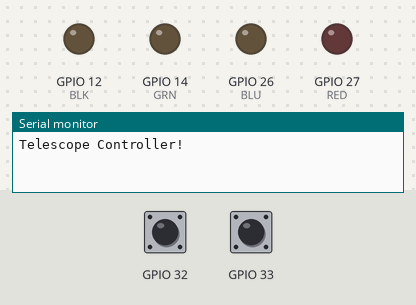
Bench run of a sketch on a simulated ESP32. Parts: output pins drawn as LEDs (lit = HIGH), the last lines printed to the serial monitor. The inputs (shaded band) are chosen by the test bench; at power-on: GPIO 32 HIGH, GPIO 33 HIGH.

Above: at 2.2 s.
2.3 s: GPIO 32 pulled LOW for 0.15 s
At 2.51 s:
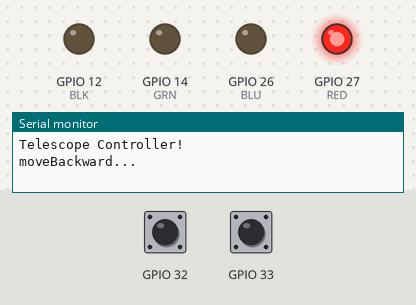
4.1 s: GPIO 33 pulled LOW for 0.15 s
At 4.31 s:
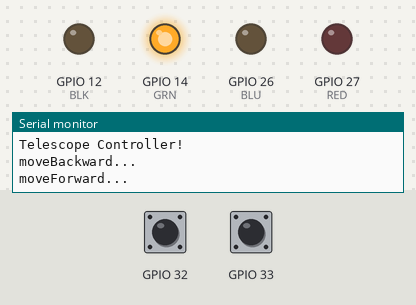
Timing chart, 0 to 7.1 s (numbered marks = the images above; inputs shaded):
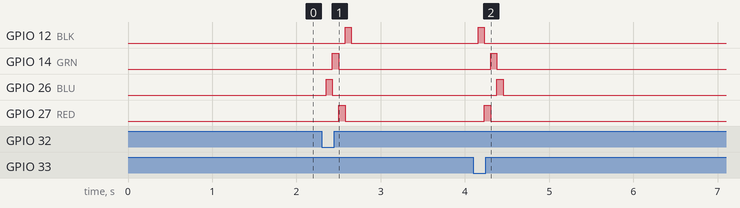

The sketch:

StarTracker.ino
```cpp
// Telescope controller by isseikz(https://github.com/isseikz)
// Project: https://github.com/isseikz/TelescopeController

#define BLK 12
#define GRN 14
#define RED 27
#define BLU 26

#define THRESHOLD 40

#define STEPANGLE 0.9 // [deg/step]

bool isMovingForward  = false;
bool isMovingBackward = false;

int packetCnt;
char packet;
char packets[30];
bool readingSignal = false;

float dps = 3; // [deg/s]
float delayTime = 1000/4 / (dps/STEPANGLE);

void swtMoveForward(){
  isMovingForward = true;
}

void swtMoveBackward(){
  isMovingBackward = true;
}

void changeStepper(int STATE_BLK, int STATE_GRN, int STATE_RED, int STATE_BLU){
  digitalWrite(BLK,STATE_BLK);
  digitalWrite(GRN,STATE_GRN);
  digitalWrite(RED,STATE_RED);
  digitalWrite(BLU,STATE_BLU);
}

void moveForward(){
//  BLK → GRN
//  changeStepper(HIGH, LOW, LOW, LOW);
  digitalWrite(BLK,HIGH);
  digitalWrite(GRN,LOW);
  digitalWrite(RED,LOW);
  digitalWrite(BLU,LOW);
  delay(delayTime);
//  RED → BLU
//  changeStepper(LOW, LOW, HIGH, LOW);
  digitalWrite(BLK,LOW);
  digitalWrite(GRN,LOW);
  digitalWrite(RED,HIGH);
  digitalWrite(BLU,LOW);
  delay(delayTime);
//  GRN → BLK
//  changeStepper(LOW, HIGH, LOW, LOW);
  digitalWrite(BLK,LOW);
  digitalWrite(GRN,HIGH);
  digitalWrite(RED,LOW);
  digitalWrite(BLU,LOW);
  delay(delayTime);
//  BLU → RED
//  changeStepper(LOW, LOW, LOW, HIGH);
  digitalWrite(BLK,LOW);
  digitalWrite(GRN,LOW);
  digitalWrite(RED,LOW);
  digitalWrite(BLU,HIGH);
  delay(delayTime);
}

void moveBackward(){
//  BLU → RED
  changeStepper(LOW, LOW, LOW, HIGH);
  delay(delayTime);
//  GRN → BLK
  changeStepper(LOW, HIGH, LOW, LOW);
  delay(delayTime);
//  RED → BLU
  changeStepper(LOW, LOW, HIGH, LOW);
  delay(delayTime);
//  BLK → GRN
  changeStepper(HIGH, LOW, LOW, LOW);
  delay(delayTime);
}

void stopMotion(){
  changeStepper(LOW, LOW, LOW, LOW);
  delay(delayTime);
}

void setup() {
  Serial.begin(115200);
  delay(1000);
  Serial.println("Telescope Controller!");

  pinMode(BLK, OUTPUT);
  pinMode(GRN, OUTPUT);
  pinMode(RED, OUTPUT);
  pinMode(BLU, OUTPUT);

  touchAttachInterrupt(T8, swtMoveForward,  THRESHOLD);
  touchAttachInterrupt(T9, swtMoveBackward, THRESHOLD);

  packetCnt = 0;
}

void loop() {
  if(Serial.available()>0){
    packet = Serial.read();
    packets[packetCnt] = packet;

    if(packetCnt >= 4){
      if(readingSignal & packets[packetCnt-1] == '\r' & packets[packetCnt] == '\n'){
        packetCnt = 0;

        byte flag = packets[4];
        int dataSize = packets[5];

        byte data[dataSize];
        for(int i=0;i<dataSize;i++){
          data[i] = packets[6+i];
        }

        if(flag == 0x10){
          if(data[0]==0x00){
              for(int i=0;i<data[1];i++){
                moveForward();
              }
          }else if(data[0] == 0x01){
              for(int i=0;i<data[1];i++){
                moveBackward();
              }
          }
        }

        readingSignal = false;
        packetCnt = 0;
      }else if(packets[packetCnt -3] == 0x11 & packets[packetCnt-2] == 0x22 & packets[packetCnt-1] == 0x33 & packets[packetCnt] == 0x44){
        packetCnt = 3;
        readingSignal = true;
      }
    }
    packetCnt ++;
  }

  if(isMovingForward){
    Serial.println("moveForward...");
    isMovingForward = false;
    isMovingBackward = false;
    moveForward();
  }else if(isMovingBackward){
    Serial.println("moveBackward...");
    isMovingForward = false;
    isMovingBackward = false;
    moveBackward();
  }else{
    isMovingForward = false;
    isMovingBackward = false;
    stopMotion();
  }

}
```

Measured:
- after the input at 2.3 s, GPIO 12 (BLK): LOW → HIGH after 0.28 s, → LOW 0.08 s later; GPIO 14 (GRN): LOW → HIGH after 0.13 s, → LOW 0.08 s later; GPIO 26 (BLU): LOW → HIGH after 0.05 s, → LOW 0.08 s later; GPIO 27 (RED): LOW → HIGH after 0.20 s, → LOW 0.08 s later
- after the input at 4.1 s, GPIO 12 (BLK): LOW → HIGH after 0.06 s, → LOW 0.08 s later; GPIO 14 (GRN): LOW → HIGH after 0.21 s, → LOW 0.08 s later; GPIO 26 (BLU): LOW → HIGH after 0.28 s, → LOW 0.08 s later; GPIO 27 (RED): LOW → HIGH after 0.13 s, → LOW 0.08 s later
